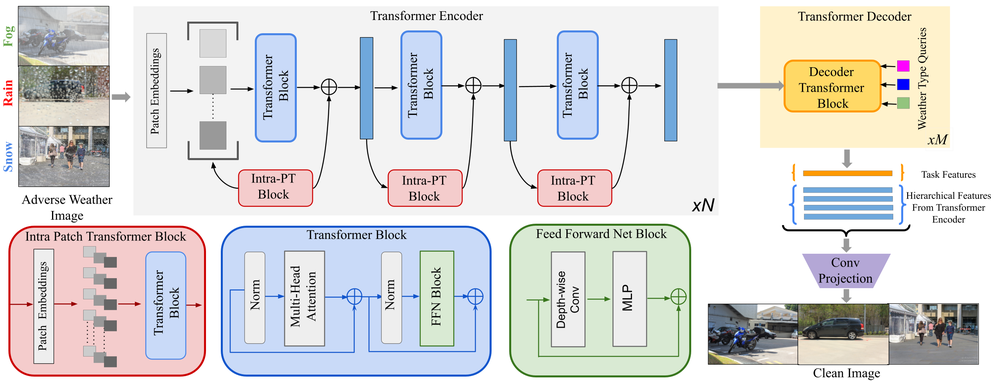
#> input picture imgs/Transweather.png, 1000 x 381 px, shrunk from 2500 x 952 before the run, given as the content of the folder ./out/rain12/stretched, which was not available
$ python sharpen.py
#> lines starting #> are read from the running program, lines starting #| are printed output that depends on the picture; pictures that were not available may be replaced by others from this repository, and a replacement may not be noted
#> further down, image is the input picture: shape (381, 1000, 3); mean B, G, R 218.7, 218.9, 219.6
import os
from glob import glob
from tqdm import tqdm
import argparse
import numpy as np
import cv2

def unsharp_mask(image, kernel_size=(5, 5), sigma=1.0, amount=1.0, threshold=0):
    """Return a sharpened version of the image, using an unsharp mask."""
#> called with kernel_size = (5, 5), sigma = 1, amount = 1, threshold = 0
    # https://en.wikipedia.org/wiki/Unsharp_masking

    blurred = cv2.GaussianBlur(image, kernel_size, sigma)
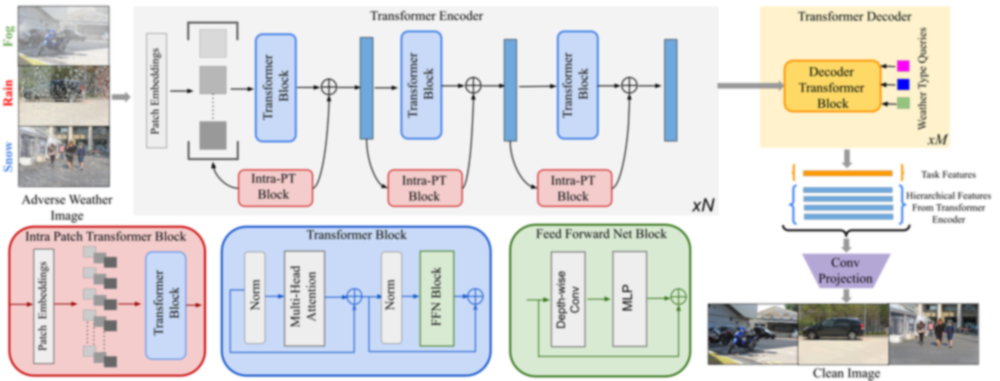
#> blurred: shape (381, 1000, 3); mean B, G, R 218.7, 218.9, 219.6
    sharpened = float(amount + 1) * image - float(amount) * blurred
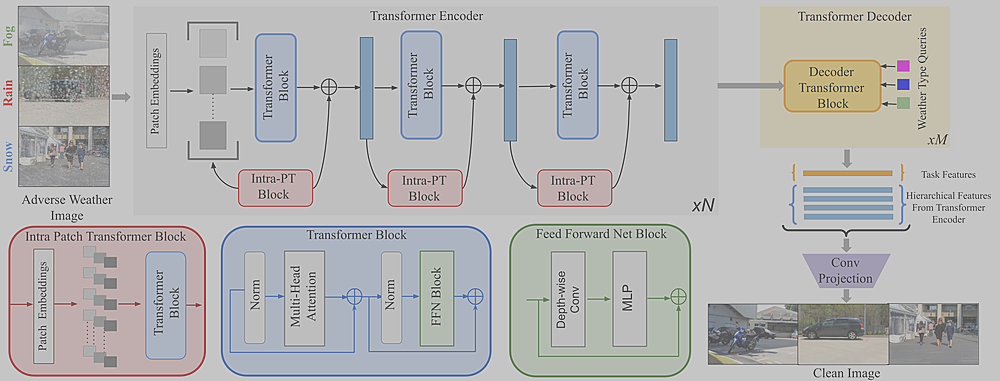
#> sharpened: shape (381, 1000, 3) float64; mean B, G, R 218.7, 218.9, 219.5; drawn with min black and max white
    sharpened = np.maximum(sharpened, np.zeros(sharpened.shape))
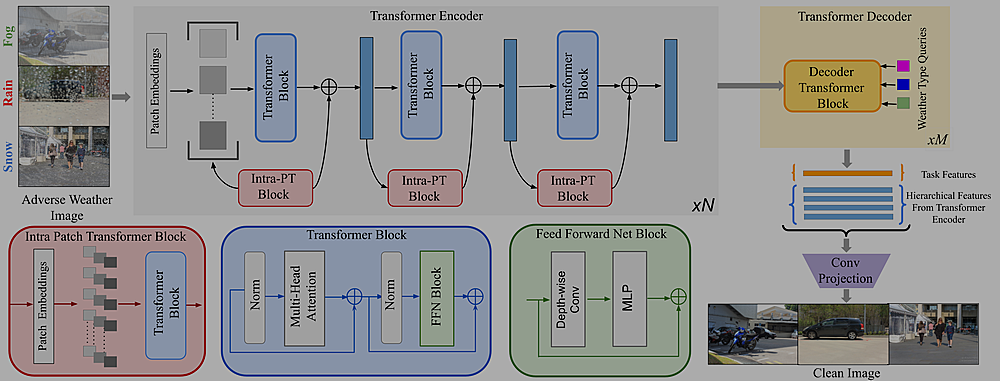
#> sharpened: shape (381, 1000, 3) float64; mean B, G, R 219.8, 219.8, 220.6; drawn with min black and max white
    sharpened = np.minimum(sharpened, 255 * np.ones(sharpened.shape))
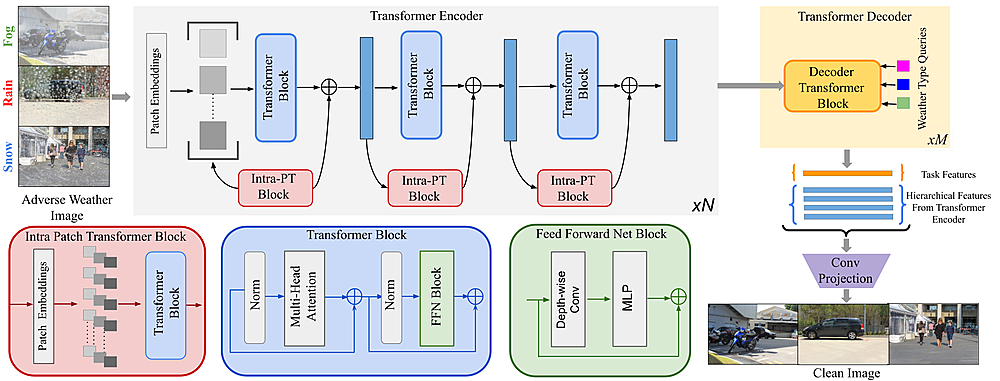
#> sharpened: shape (381, 1000, 3) float64; mean B, G, R 218.2, 218.1, 218.7
    sharpened = sharpened.round().astype(np.uint8)
    if threshold > 0:
        low_contrast_mask = np.absolute(image - blurred) < threshold
        np.copyto(sharpened, image, where=low_contrast_mask)
    return sharpened

if __name__ == '__main__':
    parser = argparse.ArgumentParser()
    parser.add_argument('--input_dir', type=str, default='./out/rain12/stretched')
    parser.add_argument('--output_dir', type=str, default='./out/rain12/deblurred')
    args = parser.parse_args()

    if os.path.exists(args.output_dir):
        os.system('rm -rf {}'.format(args.output_dir))
    os.mkdir(args.output_dir)

    print(f"Equalizing... from {args.input_dir} to {args.output_dir}")
    for filepath in tqdm(glob(os.path.join(args.input_dir, '*.png'))):
        image = cv2.imread(filepath)
        image = unsharp_mask(image)
        cv2.imwrite(os.path.join(args.output_dir, os.path.basename(filepath)), image)
